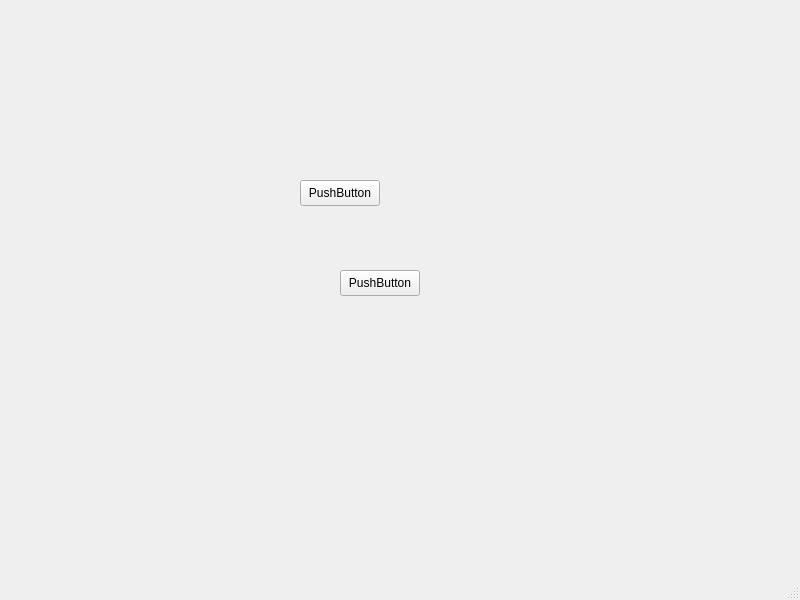
<?xml version="1.0" encoding="UTF-8"?>
<ui version="4.0">
 <class>TicTacToe</class>
 <widget class="QMainWindow" name="TicTacToe">
  <property name="geometry">
   <rect>
    <x>0</x>
    <y>0</y>
    <width>800</width>
    <height>600</height>
   </rect>
  </property>
  <property name="windowTitle">
   <string>TicTacToe</string>
  </property>
  <widget class="QWidget" name="centralwidget">
   <widget class="QPushButton" name="pushButton">
    <property name="geometry">
     <rect>
      <x>300</x>
      <y>180</y>
      <width>80</width>
      <height>26</height>
     </rect>
    </property>
    <property name="text">
     <string>PushButton</string>
    </property>
   </widget>
   <widget class="QPushButton" name="pushButton_2">
    <property name="geometry">
     <rect>
      <x>340</x>
      <y>270</y>
      <width>80</width>
      <height>26</height>
     </rect>
    </property>
    <property name="text">
     <string>PushButton</string>
    </property>
   </widget>
  </widget>
  <widget class="QMenuBar" name="menubar">
   <property name="geometry">
    <rect>
     <x>0</x>
     <y>0</y>
     <width>800</width>
     <height>23</height>
    </rect>
   </property>
  </widget>
  <widget class="QStatusBar" name="statusbar"/>
 </widget>
 <resources/>
 <connections/>
</ui>
